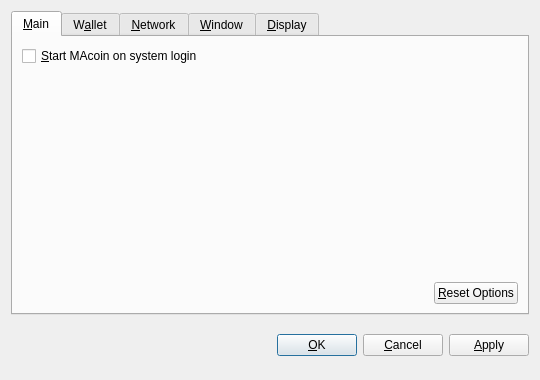
<?xml version="1.0" encoding="UTF-8"?>
<ui version="4.0">
 <class>OptionsDialog</class>
 <widget class="QDialog" name="OptionsDialog">
  <property name="geometry">
   <rect>
    <x>0</x>
    <y>0</y>
    <width>540</width>
    <height>380</height>
   </rect>
  </property>
  <property name="windowTitle">
   <string>Options</string>
  </property>
  <property name="modal">
   <bool>true</bool>
  </property>
  <layout class="QVBoxLayout" name="verticalLayout">
   <item>
    <widget class="QTabWidget" name="tabWidget">
     <property name="tabPosition">
      <enum>QTabWidget::North</enum>
     </property>
     <property name="currentIndex">
      <number>0</number>
     </property>
     <widget class="QWidget" name="tabMain">
      <attribute name="title">
       <string>&amp;Main</string>
      </attribute>
      <layout class="QVBoxLayout" name="verticalLayout_Main">
       <item>
        <widget class="QCheckBox" name="bitcoinAtStartup">
         <property name="toolTip">
          <string>Automatically start MAcoin after logging in to the system.</string>
         </property>
         <property name="text">
          <string>&amp;Start MAcoin on system login</string>
         </property>
        </widget>
       </item>
       <item>
        <spacer name="verticalSpacer_Main">
         <property name="orientation">
          <enum>Qt::Vertical</enum>
         </property>
         <property name="sizeHint" stdset="0">
          <size>
           <width>20</width>
           <height>40</height>
          </size>
         </property>
        </spacer>
       </item>
       <item>
        <layout class="QHBoxLayout" name="horizontalLayout_2_Main">
         <item>
          <spacer name="horizontalSpacer_2_Main">
           <property name="orientation">
            <enum>Qt::Horizontal</enum>
           </property>
           <property name="sizeHint" stdset="0">
            <size>
             <width>40</width>
             <height>20</height>
            </size>
           </property>
          </spacer>
         </item>
         <item>
          <widget class="QPushButton" name="resetButton">
           <property name="toolTip">
            <string>Reset all client options to default.</string>
           </property>
           <property name="text">
            <string>&amp;Reset Options</string>
           </property>
           <property name="autoDefault">
            <bool>false</bool>
           </property>
          </widget>
         </item>
        </layout>
       </item>
      </layout>
     </widget>
     <widget class="QWidget" name="tabWallet">
      <attribute name="title">
       <string>W&amp;allet</string>
      </attribute>
      <layout class="QVBoxLayout" name="verticalLayout_Network">
       <item>
        <widget class="QLabel" name="transactionFeeInfoLabel">
         <property name="text">
          <string>Optional transaction fee per kB that helps make sure your transactions are processed quickly. Most transactions are 1 kB.</string>
         </property>
         <property name="textFormat">
          <enum>Qt::PlainText</enum>
         </property>
         <property name="wordWrap">
          <bool>true</bool>
         </property>
        </widget>
       </item>
       <item>
        <layout class="QHBoxLayout" name="horizontalLayout_1_Main">
         <item>
          <widget class="QLabel" name="transactionFeeLabel">
           <property name="text">
            <string>Pay transaction &amp;fee</string>
           </property>
           <property name="textFormat">
            <enum>Qt::PlainText</enum>
           </property>
           <property name="buddy">
            <cstring>transactionFee</cstring>
           </property>
          </widget>
         </item>
         <item>
          <widget class="BitcoinAmountField" name="transactionFee"/>
         </item>
         <item>
          <spacer name="horizontalSpacer_1_Main">
           <property name="orientation">
            <enum>Qt::Horizontal</enum>
           </property>
           <property name="sizeHint" stdset="0">
            <size>
             <width>40</width>
             <height>20</height>
            </size>
           </property>
          </spacer>
         </item>
        </layout>
       </item>
       <item>
        <widget class="QLabel" name="label">
         <property name="text">
          <string>If you disable the spending of unconfirmed change, the change from a transaction cannot be used until that transaction has at least one confirmation. This also affects how your balance is computed.</string>
         </property>
         <property name="wordWrap">
          <bool>true</bool>
         </property>
        </widget>
       </item>
       <item>
        <widget class="QCheckBox" name="spendZeroConfChange">
         <property name="text">
          <string>Spend unconfirmed change  (experts only)</string>
         </property>
        </widget>
       </item>
       <item>
        <spacer name="verticalSpacer">
         <property name="orientation">
          <enum>Qt::Vertical</enum>
         </property>
         <property name="sizeHint" stdset="0">
          <size>
           <width>20</width>
           <height>40</height>
          </size>
         </property>
        </spacer>
       </item>
      </layout>
     </widget>
     <widget class="QWidget" name="tabNetwork">
      <attribute name="title">
       <string>&amp;Network</string>
      </attribute>
      <layout class="QVBoxLayout" name="verticalLayout_Network">
       <item>
        <widget class="QCheckBox" name="mapPortUpnp">
         <property name="toolTip">
          <string>Automatically open the MAcoin client port on the router. This only works when your router supports UPnP and it is enabled.</string>
         </property>
         <property name="text">
          <string>Map port using &amp;UPnP</string>
         </property>
        </widget>
       </item>
       <item>
        <widget class="QCheckBox" name="connectSocks">
         <property name="toolTip">
          <string>Connect to the MAcoin network through a SOCKS proxy (e.g. when connecting through Tor).</string>
         </property>
         <property name="text">
          <string>&amp;Connect through SOCKS proxy:</string>
         </property>
        </widget>
       </item>
       <item>
        <layout class="QHBoxLayout" name="horizontalLayout_Network">
         <item>
          <widget class="QLabel" name="proxyIpLabel">
           <property name="text">
            <string>Proxy &amp;IP:</string>
           </property>
           <property name="textFormat">
            <enum>Qt::PlainText</enum>
           </property>
           <property name="buddy">
            <cstring>proxyIp</cstring>
           </property>
          </widget>
         </item>
         <item>
          <widget class="QValidatedLineEdit" name="proxyIp">
           <property name="maximumSize">
            <size>
             <width>140</width>
             <height>16777215</height>
            </size>
           </property>
           <property name="toolTip">
            <string>IP address of the proxy (e.g. 127.0.0.1)</string>
           </property>
          </widget>
         </item>
         <item>
          <widget class="QLabel" name="proxyPortLabel">
           <property name="text">
            <string>&amp;Port:</string>
           </property>
           <property name="textFormat">
            <enum>Qt::PlainText</enum>
           </property>
           <property name="buddy">
            <cstring>proxyPort</cstring>
           </property>
          </widget>
         </item>
         <item>
          <widget class="QLineEdit" name="proxyPort">
           <property name="maximumSize">
            <size>
             <width>55</width>
             <height>16777215</height>
            </size>
           </property>
           <property name="toolTip">
            <string>Port of the proxy (e.g. 9050)</string>
           </property>
          </widget>
         </item>
         <item>
          <widget class="QLabel" name="socksVersionLabel">
           <property name="text">
            <string>SOCKS &amp;Version:</string>
           </property>
           <property name="textFormat">
            <enum>Qt::PlainText</enum>
           </property>
           <property name="buddy">
            <cstring>socksVersion</cstring>
           </property>
          </widget>
         </item>
         <item>
          <widget class="QValueComboBox" name="socksVersion">
           <property name="toolTip">
            <string>SOCKS version of the proxy (e.g. 5)</string>
           </property>
          </widget>
         </item>
         <item>
          <spacer name="horizontalSpacer_Network">
           <property name="orientation">
            <enum>Qt::Horizontal</enum>
           </property>
           <property name="sizeHint" stdset="0">
            <size>
             <width>40</width>
             <height>20</height>
            </size>
           </property>
          </spacer>
         </item>
        </layout>
       </item>
       <item>
        <spacer name="verticalSpacer_Network">
         <property name="orientation">
          <enum>Qt::Vertical</enum>
         </property>
         <property name="sizeHint" stdset="0">
          <size>
           <width>20</width>
           <height>40</height>
          </size>
         </property>
        </spacer>
       </item>
      </layout>
     </widget>
     <widget class="QWidget" name="tabWindow">
      <attribute name="title">
       <string>&amp;Window</string>
      </attribute>
      <layout class="QVBoxLayout" name="verticalLayout_Window">
       <item>
        <widget class="QCheckBox" name="minimizeToTray">
         <property name="toolTip">
          <string>Show only a tray icon after minimizing the window.</string>
         </property>
         <property name="text">
          <string>&amp;Minimize to the tray instead of the taskbar</string>
         </property>
        </widget>
       </item>
       <item>
        <widget class="QCheckBox" name="minimizeOnClose">
         <property name="toolTip">
          <string>Minimize instead of exit the application when the window is closed. When this option is enabled, the application will be closed only after selecting Quit in the menu.</string>
         </property>
         <property name="text">
          <string>M&amp;inimize on close</string>
         </property>
        </widget>
       </item>
       <item>
        <spacer name="verticalSpacer_Window">
         <property name="orientation">
          <enum>Qt::Vertical</enum>
         </property>
         <property name="sizeHint" stdset="0">
          <size>
           <width>20</width>
           <height>40</height>
          </size>
         </property>
        </spacer>
       </item>
      </layout>
     </widget>
     <widget class="QWidget" name="tabDisplay">
      <attribute name="title">
       <string>&amp;Display</string>
      </attribute>
      <layout class="QVBoxLayout" name="verticalLayout_Display">
       <item>
        <layout class="QHBoxLayout" name="horizontalLayout_1_Display">
         <item>
          <widget class="QLabel" name="langLabel">
           <property name="text">
            <string>User Interface &amp;language:</string>
           </property>
           <property name="textFormat">
            <enum>Qt::PlainText</enum>
           </property>
           <property name="buddy">
            <cstring>lang</cstring>
           </property>
          </widget>
         </item>
         <item>
          <widget class="QValueComboBox" name="lang">
           <property name="toolTip">
            <string>The user interface language can be set here. This setting will take effect after restarting MAcoin.</string>
           </property>
          </widget>
         </item>
        </layout>
       </item>
       <item>
        <layout class="QHBoxLayout" name="horizontalLayout_2_Display">
         <item>
          <widget class="QLabel" name="unitLabel">
           <property name="text">
            <string>&amp;Unit to show amounts in:</string>
           </property>
           <property name="textFormat">
            <enum>Qt::PlainText</enum>
           </property>
           <property name="buddy">
            <cstring>unit</cstring>
           </property>
          </widget>
         </item>
         <item>
          <widget class="QValueComboBox" name="unit">
           <property name="toolTip">
            <string>Choose the default subdivision unit to show in the interface and when sending coins.</string>
           </property>
          </widget>
         </item>
        </layout>
       </item>
       <item>
        <widget class="QCheckBox" name="displayAddresses">
         <property name="toolTip">
          <string>Whether to show MAcoin addresses in the transaction list or not.</string>
         </property>
         <property name="text">
          <string>&amp;Display addresses in transaction list</string>
         </property>
        </widget>
       </item>
       <item>
        <widget class="QCheckBox" name="coinControlFeatures">
         <property name="toolTip">
          <string>Whether to show coin control features or not.</string>
         </property>
         <property name="text">
          <string>Display coin &amp;control features (experts only!)</string>
         </property>
        </widget>
       </item>
       <item>
        <spacer name="verticalSpacer_Display">
         <property name="orientation">
          <enum>Qt::Vertical</enum>
         </property>
         <property name="sizeHint" stdset="0">
          <size>
           <width>20</width>
           <height>40</height>
          </size>
         </property>
        </spacer>
       </item>
      </layout>
     </widget>
    </widget>
   </item>
   <item>
    <layout class="QHBoxLayout" name="horizontalLayout_Buttons">
     <item>
      <spacer name="horizontalSpacer_1">
       <property name="orientation">
        <enum>Qt::Horizontal</enum>
       </property>
       <property name="sizeHint" stdset="0">
        <size>
         <width>40</width>
         <height>48</height>
        </size>
       </property>
      </spacer>
     </item>
     <item>
      <widget class="QLabel" name="statusLabel">
       <property name="font">
        <font>
         <weight>75</weight>
         <bold>true</bold>
        </font>
       </property>
       <property name="text">
        <string/>
       </property>
       <property name="textFormat">
        <enum>Qt::PlainText</enum>
       </property>
       <property name="wordWrap">
        <bool>true</bool>
       </property>
      </widget>
     </item>
     <item>
      <spacer name="horizontalSpacer_2">
       <property name="orientation">
        <enum>Qt::Horizontal</enum>
       </property>
       <property name="sizeHint" stdset="0">
        <size>
         <width>40</width>
         <height>48</height>
        </size>
       </property>
      </spacer>
     </item>
     <item>
      <widget class="QPushButton" name="okButton">
       <property name="text">
        <string>&amp;OK</string>
       </property>
      </widget>
     </item>
     <item>
      <widget class="QPushButton" name="cancelButton">
       <property name="text">
        <string>&amp;Cancel</string>
       </property>
       <property name="autoDefault">
        <bool>false</bool>
       </property>
      </widget>
     </item>
     <item>
      <widget class="QPushButton" name="applyButton">
       <property name="text">
        <string>&amp;Apply</string>
       </property>
       <property name="autoDefault">
        <bool>false</bool>
       </property>
      </widget>
     </item>
    </layout>
   </item>
  </layout>
 </widget>
 <customwidgets>
  <customwidget>
   <class>BitcoinAmountField</class>
   <extends>QSpinBox</extends>
   <header>bitcoinamountfield.h</header>
  </customwidget>
  <customwidget>
   <class>QValueComboBox</class>
   <extends>QComboBox</extends>
   <header>qvaluecombobox.h</header>
  </customwidget>
  <customwidget>
   <class>QValidatedLineEdit</class>
   <extends>QLineEdit</extends>
   <header>qvalidatedlineedit.h</header>
  </customwidget>
 </customwidgets>
 <resources/>
 <connections/>
</ui>
